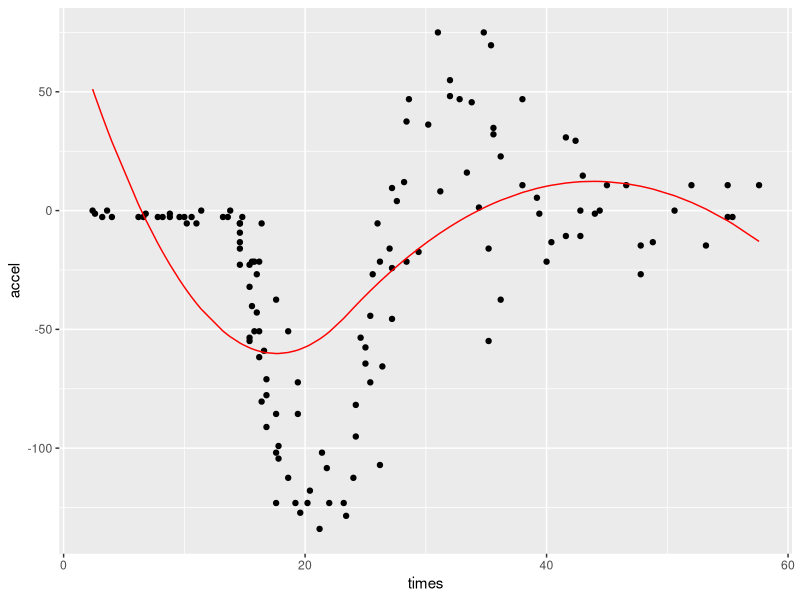
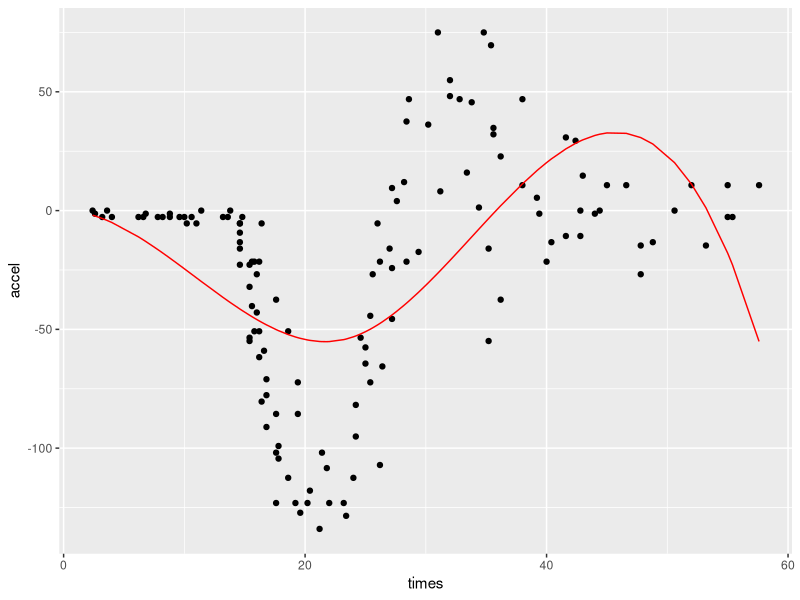

Recreate these plots in R, in order.
## ---- chunk 1
knitr::opts_chunk$set(error=TRUE,        # Keep compiling upon error
                      collapse=TRUE,     # collapse by default
                      echo=TRUE,         # echo code by default
                      comment = "#>",    # change comment character
                      fig.width = 10,     # set figure width
                      out.width = "100%", # set width of displayed images
                      warning=TRUE,      # show R warnings
                      message=FALSE)     # show R messages
## ---- chunk 2
set.seed(42)
usepackage = function(p) 
{
  if (!is.element(p, installed.packages()[,1]))
    install.packages(p, dep = TRUE)
  require(p, character.only = TRUE)
}
usepackage('ggplot2')
usepackage('MASS')
usepackage('tidyr')
## ---- chunk 3
df = mcycle
x = df$times
y = df$accel
## ---- chunk 4
med = median(df$times)
knots = c(med)
## ---- chunk 5
h = function(x, knots, d, i) {
  if (i <= d + 1) {
    out = x**(i-1)
    return(out)
  } 
  else {
    out = (x - knots[i-d-1])
    out = ifelse(out < 0, 0, out)
    out = out ** d
    return(out)
  }
}
Z = function(X, knots, d) {
  h1 = h(X, knots, d, 1)
  h2 = h(X, knots, d, 2)
  h3 = h(X, knots, d, 3)
  h4 = h(X, knots, d, 4)
  v = c(h1, h2, h3, h4)
  out = matrix(
    data = v,
    nrow = length(h1),
    ncol = 4
  )
  return(out)
}
transpose = function(M) sapply(1:nrow(M), function(i) M[i,])
X = Z(x, knots, 2)
XT = transpose(X)
hatb = ginv(XT %*% X) %*% XT %*% y
f = function(x, hatb, knots, d) {
  h1 = h(x, knots, d, 1)
  h2 = h(x, knots, d, 2)
  h3 = h(x, knots, d, 3)
  h4 = h(x, knots, d, 4)
  v = c(h1, h2, h3, h4)
  out = hatb[1] * h1 + hatb[2] * h2 + hatb[3] * h3 + hatb[4] * h4
  return(out)
}
f2 = function(x) {
  return(f(x, hatb, knots, 2))
}
haty = f(x, hatb, knots, 2)
df2 = data.frame(x = x, y = haty)
## ---- chunk 6
gg = ggplot(
  data = df,
  mapping = aes(
    x = times,
    y = accel
  )
)
gg = gg + geom_point()
gg + geom_line(
  data = df2, 
  color = 'red', 
  aes(x = x, y = y)
)
## ---- chunk 7
h = function(x, knots, d, i) {
  if (i <= d + 1) {
    out = x**(i-1)
    return(out)
  } 
  else {
    out = (x - knots[i-d-1])
    out = ifelse(out < 0, 0, out)
    out = out ** d
    return(out)
  }
}
Z = function(X, knots, d) {
  h1 = h(X, knots, d, 1)
  h2 = h(X, knots, d, 2)
  h3 = h(X, knots, d, 3)
  h4 = h(X, knots, d, 4)
  h5 = h(X, knots, d, 5)
  v = c(h1, h2, h3, h4, h5)
  out = matrix(
    data = v,
    nrow = length(h1),
    ncol = 5
  )
  return(out)
}
transpose = function(M) sapply(1:nrow(M), function(i) M[i,])
X = Z(x, knots, 3)
XT = transpose(X)
hatb = ginv(XT %*% X) %*% XT %*% y
f = function(x, hatb, knots, d) {
  h1 = h(x, knots, d, 1)
  h2 = h(x, knots, d, 2)
  h3 = h(x, knots, d, 3)
  h4 = h(x, knots, d, 4)
  h5 = h(x, knots, d, 5)
  v = c(h1, h2, h3, h4, h5)
  out = hatb[1] * h1 + hatb[2] * h2 + hatb[3] * h3 + hatb[4] * h4 + hatb[5] * h5
  return(out)
}
f3 = function(x) {
  return(f(x, hatb, knots, 3))
}
haty = f(x, hatb, knots, 3)
df3 = data.frame(x = x, y = haty)
## ---- chunk 8
gg = ggplot(
  data = df,
  mapping = aes(
    x = times,
    y = accel
  )
)
gg = gg + geom_point()
gg + geom_line(
  data = df3, 
  color = 'red', 
  aes(x = x, y = y)
)
